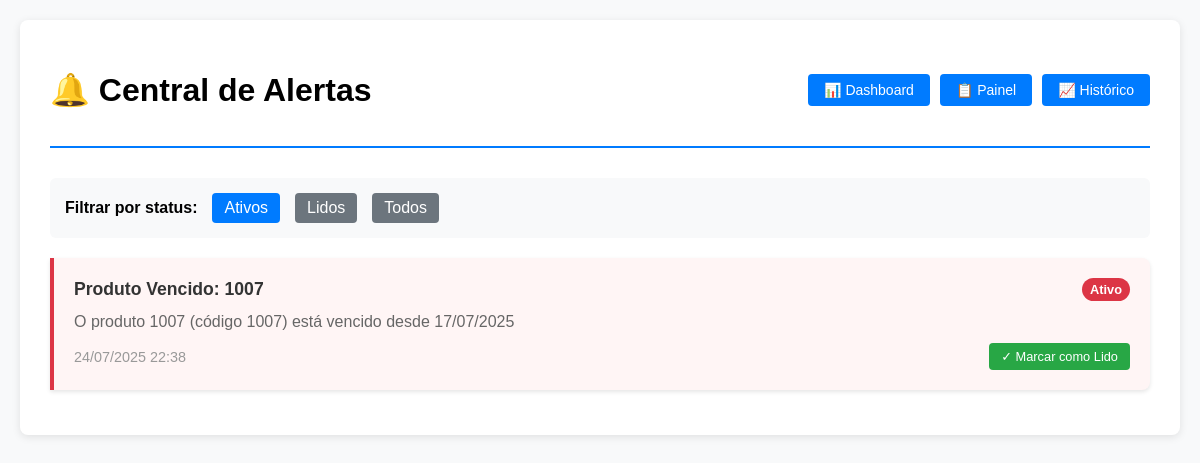
Page /produtos/alertas/ (signed in) on the committed database.
### produtos/models.py (models this page shows, shortened)
class Alerta(models.Model):
    TIPOS_ALERTA = [
        ('vencimento', 'Produto Próximo ao Vencimento'),
        ('vencido', 'Produto Vencido'),
        ('estoque_baixo', 'Estoque Baixo'),
        ('local_lotado', 'Local de Armazenamento Lotado'),
    ]
    STATUS_CHOICES = [
        ('ativo', 'Ativo'),
        ('lido', 'Lido'),
        ('resolvido', 'Resolvido'),
    ]
    tipo = models.CharField(max_length=20, choices=TIPOS_ALERTA)
    titulo = models.CharField(max_length=200)
    mensagem = models.TextField()
    produto = models.ForeignKey(Produto, on_delete=models.CASCADE, null=True, blank=True)
    local = models.ForeignKey(Armazenamento, on_delete=models.CASCADE, null=True, blank=True)
    status = models.CharField(max_length=10, choices=STATUS_CHOICES, default='ativo')
    data_criacao = models.DateTimeField(auto_now_add=True)
    data_leitura = models.DateTimeField(null=True, blank=True)
    class Meta:
        ordering = ['-data_criacao']

### produtos/views.py (the view)
# urls.py: path('alertas/', views.alertas, name='alertas'),
@login_required
def alertas(request):
    status_filtro = request.GET.get('status', 'ativo')
    alertas_list = Alerta.objects.all()
    if status_filtro:
        alertas_list = alertas_list.filter(status=status_filtro)
    alertas_list = alertas_list.order_by('-data_criacao')
    paginator = Paginator(alertas_list, 20)
    page_number = request.GET.get('page')
    page_obj = paginator.get_page(page_number)
    return render(request, 'produtos/alertas.html', {
        'page_obj': page_obj,
        'status_filtro': status_filtro
    })

### produtos/templates/produtos/alertas.html (shortened to what this page needs)
<!DOCTYPE html>
<html lang="pt-br">
<head>
</head>
<body>
    <div class="container">
        <div class="header">
            <h1>🔔 Central de Alertas</h1>
            <div class="nav-links">
                <a href="{% url 'dashboard' %}">📊 Dashboard</a>
                <a href="{% url 'painel' %}">📋 Painel</a>
                <a href="{% url 'historico_movimentacoes' %}">📈 Histórico</a>
            </div>
        </div>
        <div class="filter-bar">
            <strong>Filtrar por status:</strong>
            <a href="?status=ativo" style="padding: 6px 12px; background: {% if status_filtro == 'ativo' %}#007bff{% else %}#6c757d{% endif %}; color: white; text-decoration: none; border-radius: 4px;">
                Ativos
            </a>
            <a href="?status=lido" style="padding: 6px 12px; background: {% if status_filtro == 'lido' %}#007bff{% else %}#6c757d{% endif %}; color: white; text-decoration: none; border-radius: 4px;">
                Lidos
            </a>
            <a href="?status=" style="padding: 6px 12px; background: {% if not status_filtro %}#007bff{% else %}#6c757d{% endif %}; color: white; text-decoration: none; border-radius: 4px;">
                Todos
            </a>
        </div>
        {% if page_obj %}
            {% for alerta in page_obj %}
            <div class="alert-item {% if alerta.tipo == 'vencido' %}danger{% elif alerta.tipo == 'vencimento' %}warning{% elif alerta.tipo == 'estoque_baixo' %}warning{% else %}success{% endif %} {% if alerta.status == 'lido' %}lido{% endif %}">
                <div class="alert-header">
                    <div class="alert-title">{{ alerta.titulo }}</div>
                    <div class="alert-status {{ alerta.status }}">{{ alerta.get_status_display }}</div>
                </div>
                <div class="alert-message">{{ alerta.mensagem }}</div>
                <div class="alert-meta">
                    <span>{{ alerta.data_criacao|date:"d/m/Y H:i" }}</span>
                    {% if alerta.status == 'ativo' %}
                    <button class="btn-marcar-lido" onclick="marcarLido({{ alerta.id }})">
                        ✓ Marcar como Lido
                    </button>
                    {% elif alerta.data_leitura %}
                    <span>Lido em: {{ alerta.data_leitura|date:"d/m/Y H:i" }}</span>
                    {% endif %}
                </div>
            </div>
            {% endfor %}
        {% else %}
            <div class="empty-state">
                <h3>🎉 Parabéns!</h3>
                <p>Não há alertas para exibir no momento.</p>
                <p>Isso significa que seu estoque está bem organizado!</p>
            </div>
        {% endif %}
    </div>
</body>
</html>

### produtos/templates/produtos/alertas.html (style rules this page uses)
body { font-family: Arial, sans-serif; background: #f8f9fa; margin: 0; padding: 20px; }
.container { max-width: 1200px; margin: 0 auto; background: white; padding: 30px; border-radius: 8px; box-shadow: 0 2px 8px rgba(0,0,0,0.1); }
.header { display: flex; justify-content: space-between; align-items: center; margin-bottom: 30px; padding-bottom: 15px; border-bottom: 2px solid #007bff; }
.nav-links { display: flex; gap: 10px; }
.nav-links a { background: #007bff; color: white; text-decoration: none; padding: 8px 16px; border-radius: 4px; font-size: 14px; }
.filter-bar { background: #f8f9fa; padding: 15px; border-radius: 6px; margin-bottom: 20px; display: flex; gap: 15px; align-items: center; }
.alert-item { border-left: 4px solid #007bff; background: white; padding: 20px; margin-bottom: 15px; border-radius: 0 8px 8px 0; box-shadow: 0 2px 4px rgba(0,0,0,0.1); transition: transform 0.2s; }
.alert-item.danger { border-left-color: #dc3545; background: #fff5f5; }
.alert-header { display: flex; justify-content: space-between; align-items: center; margin-bottom: 10px; }
.alert-title { font-weight: bold; font-size: 1.1rem; color: #333; }
.alert-status { padding: 4px 8px; border-radius: 12px; font-size: 0.8rem; font-weight: bold; }
.alert-status.ativo { background: #dc3545; color: white; }
.alert-message { color: #666; margin-bottom: 10px; line-height: 1.4; }
.alert-meta { display: flex; justify-content: space-between; align-items: center; font-size: 0.9rem; color: #999; }
.btn-marcar-lido { background: #28a745; color: white; border: none; padding: 6px 12px; border-radius: 4px; cursor: pointer; font-size: 0.8rem; }

### rows in the picture
Alerta: titulo "Produto Vencido: 1007", status "Ativo", mensagem "O produto 1007 (código 1007) está vencido desde 17/07/2025", data_criacao "24/07/2025 22:38"
